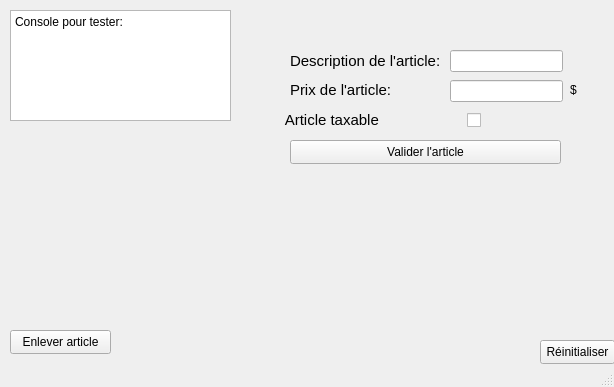
<?xml version="1.0" encoding="UTF-8"?>
<ui version="4.0">
 <class>MainWindow</class>
 <widget class="QMainWindow" name="MainWindow">
  <property name="geometry">
   <rect>
    <x>0</x>
    <y>0</y>
    <width>614</width>
    <height>387</height>
   </rect>
  </property>
  <property name="minimumSize">
   <size>
    <width>614</width>
    <height>387</height>
   </size>
  </property>
  <property name="maximumSize">
   <size>
    <width>614</width>
    <height>387</height>
   </size>
  </property>
  <property name="windowTitle">
   <string>MainWindow</string>
  </property>
  <widget class="QWidget" name="centralwidget">
   <widget class="QLabel" name="label">
    <property name="geometry">
     <rect>
      <x>290</x>
      <y>50</y>
      <width>161</width>
      <height>21</height>
     </rect>
    </property>
    <property name="font">
     <font>
      <pointsize>11</pointsize>
     </font>
    </property>
    <property name="text">
     <string>Description de l'article:</string>
    </property>
   </widget>
   <widget class="QLabel" name="label_2">
    <property name="geometry">
     <rect>
      <x>290</x>
      <y>80</y>
      <width>161</width>
      <height>20</height>
     </rect>
    </property>
    <property name="font">
     <font>
      <pointsize>11</pointsize>
     </font>
    </property>
    <property name="text">
     <string>Prix de l'article:</string>
    </property>
   </widget>
   <widget class="QLineEdit" name="LineEditDescription">
    <property name="geometry">
     <rect>
      <x>450</x>
      <y>50</y>
      <width>113</width>
      <height>22</height>
     </rect>
    </property>
   </widget>
   <widget class="QLineEdit" name="LineEditPrix">
    <property name="geometry">
     <rect>
      <x>450</x>
      <y>80</y>
      <width>113</width>
      <height>22</height>
     </rect>
    </property>
   </widget>
   <widget class="QLabel" name="label_3">
    <property name="geometry">
     <rect>
      <x>570</x>
      <y>80</y>
      <width>41</width>
      <height>20</height>
     </rect>
    </property>
    <property name="text">
     <string>$</string>
    </property>
   </widget>
   <widget class="QCheckBox" name="checkBoxTaxe">
    <property name="geometry">
     <rect>
      <x>280</x>
      <y>110</y>
      <width>201</width>
      <height>20</height>
     </rect>
    </property>
    <property name="font">
     <font>
      <pointsize>11</pointsize>
     </font>
    </property>
    <property name="layoutDirection">
     <enum>Qt::RightToLeft</enum>
    </property>
    <property name="text">
     <string>Article taxable                    </string>
    </property>
   </widget>
   <widget class="QPushButton" name="validerBtn">
    <property name="geometry">
     <rect>
      <x>290</x>
      <y>140</y>
      <width>271</width>
      <height>24</height>
     </rect>
    </property>
    <property name="text">
     <string>Valider l'article</string>
    </property>
   </widget>
   <widget class="QPushButton" name="enleverBtn">
    <property name="geometry">
     <rect>
      <x>10</x>
      <y>330</y>
      <width>101</width>
      <height>24</height>
     </rect>
    </property>
    <property name="text">
     <string>Enlever article</string>
    </property>
   </widget>
   <widget class="QPushButton" name="reinitialiserBtn">
    <property name="geometry">
     <rect>
      <x>540</x>
      <y>340</y>
      <width>75</width>
      <height>24</height>
     </rect>
    </property>
    <property name="text">
     <string>Réinitialiser</string>
    </property>
   </widget>
   <widget class="QPlainTextEdit" name="console">
    <property name="geometry">
     <rect>
      <x>10</x>
      <y>10</y>
      <width>221</width>
      <height>111</height>
     </rect>
    </property>
    <property name="plainText">
     <string>Console pour tester:</string>
    </property>
   </widget>
  </widget>
  <widget class="QStatusBar" name="statusbar"/>
  <action name="actionasas">
   <property name="text">
    <string>asas</string>
   </property>
  </action>
 </widget>
 <resources/>
 <connections/>
</ui>
